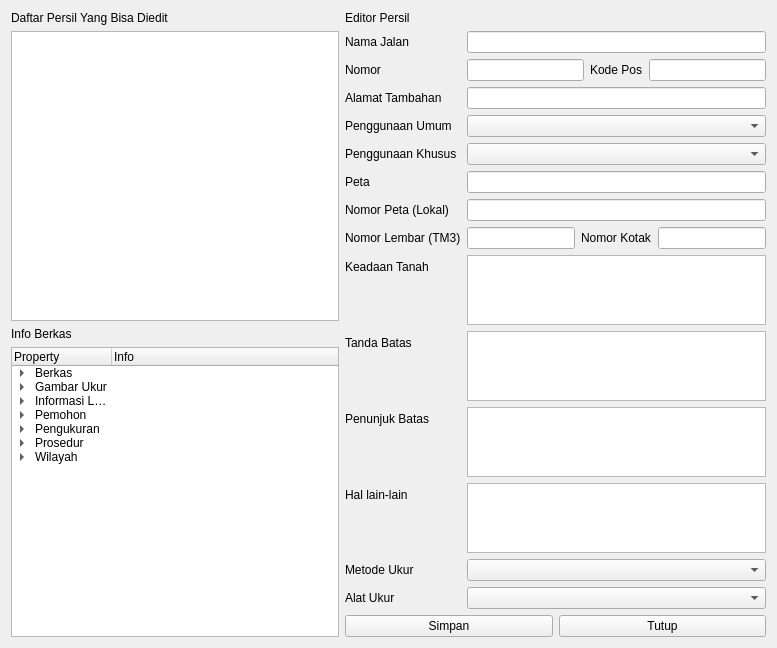
<?xml version="1.0" encoding="UTF-8"?>
<ui version="4.0">
 <class>Form</class>
 <widget class="QWidget" name="Form">
  <property name="geometry">
   <rect>
    <x>0</x>
    <y>0</y>
    <width>777</width>
    <height>640</height>
   </rect>
  </property>
  <property name="windowTitle">
   <string>Form</string>
  </property>
  <layout class="QHBoxLayout" name="horizontalLayout_2">
   <item>
    <layout class="QHBoxLayout" name="horizontalLayout">
     <item>
      <layout class="QVBoxLayout" name="verticalLayout">
       <item>
        <widget class="QLabel" name="label">
         <property name="text">
          <string>Daftar Persil Yang Bisa Diedit</string>
         </property>
        </widget>
       </item>
       <item>
        <widget class="QTableWidget" name="table_daftar_persil">
         <property name="editTriggers">
          <set>QAbstractItemView::NoEditTriggers</set>
         </property>
         <property name="selectionMode">
          <enum>QAbstractItemView::SingleSelection</enum>
         </property>
         <property name="selectionBehavior">
          <enum>QAbstractItemView::SelectRows</enum>
         </property>
        </widget>
       </item>
       <item>
        <widget class="QLabel" name="label_2">
         <property name="text">
          <string>Info Berkas</string>
         </property>
        </widget>
       </item>
       <item>
        <widget class="QTreeWidget" name="tree_info_berkas">
         <property name="sizeAdjustPolicy">
          <enum>QAbstractScrollArea::AdjustIgnored</enum>
         </property>
         <property name="editTriggers">
          <set>QAbstractItemView::NoEditTriggers</set>
         </property>
         <property name="selectionMode">
          <enum>QAbstractItemView::NoSelection</enum>
         </property>
         <property name="textElideMode">
          <enum>Qt::ElideRight</enum>
         </property>
         <property name="wordWrap">
          <bool>false</bool>
         </property>
         <property name="headerHidden">
          <bool>false</bool>
         </property>
         <property name="columnCount">
          <number>2</number>
         </property>
         <attribute name="headerVisible">
          <bool>true</bool>
         </attribute>
         <attribute name="headerCascadingSectionResizes">
          <bool>false</bool>
         </attribute>
         <attribute name="headerHighlightSections">
          <bool>false</bool>
         </attribute>
         <attribute name="headerShowSortIndicator" stdset="0">
          <bool>false</bool>
         </attribute>
         <attribute name="headerStretchLastSection">
          <bool>true</bool>
         </attribute>
         <column>
          <property name="text">
           <string notr="true">Property</string>
          </property>
         </column>
         <column>
          <property name="text">
           <string>Info</string>
          </property>
         </column>
         <item>
          <property name="text">
           <string>Berkas</string>
          </property>
          <item>
           <property name="text">
            <string>Nomor Berkas</string>
           </property>
           <property name="text">
            <string>-</string>
           </property>
          </item>
          <item>
           <property name="text">
            <string>Tahun Berkas</string>
           </property>
           <property name="text">
            <string>-</string>
           </property>
          </item>
         </item>
         <item>
          <property name="text">
           <string>Gambar Ukur</string>
          </property>
          <property name="text">
           <string/>
          </property>
          <item>
           <property name="text">
            <string>Nomor Gambar Ukur</string>
           </property>
           <property name="text">
            <string>-</string>
           </property>
          </item>
         </item>
         <item>
          <property name="text">
           <string>Informasi Lain</string>
          </property>
          <item>
           <property name="text">
            <string>Jumlah Persil Yang Akan Dibuat</string>
           </property>
           <property name="text">
            <string>-</string>
           </property>
          </item>
          <item>
           <property name="text">
            <string>Sistem Koordinat</string>
           </property>
           <property name="text">
            <string>-</string>
           </property>
          </item>
         </item>
         <item>
          <property name="text">
           <string>Pemohon</string>
          </property>
          <item>
           <property name="text">
            <string>Alamat Pemohon</string>
           </property>
           <property name="text">
            <string>-</string>
           </property>
          </item>
          <item>
           <property name="text">
            <string>Nama Pemohon</string>
           </property>
           <property name="text">
            <string>-</string>
           </property>
          </item>
         </item>
         <item>
          <property name="text">
           <string>Pengukuran</string>
          </property>
          <item>
           <property name="text">
            <string>Nip Petugas Ukur</string>
           </property>
           <property name="text">
            <string>-</string>
           </property>
          </item>
          <item>
           <property name="text">
            <string>Petugas Ukur</string>
           </property>
           <property name="text">
            <string>-</string>
           </property>
          </item>
          <item>
           <property name="text">
            <string>Tgl. Mulai Pengukuran</string>
           </property>
           <property name="text">
            <string>-</string>
           </property>
          </item>
          <item>
           <property name="text">
            <string>Tgl. Selesai Pengukuran</string>
           </property>
           <property name="text">
            <string>-</string>
           </property>
          </item>
         </item>
         <item>
          <property name="text">
           <string>Prosedur</string>
          </property>
          <item>
           <property name="text">
            <string>Jenis Prosedur</string>
           </property>
           <property name="text">
            <string>-</string>
           </property>
          </item>
         </item>
         <item>
          <property name="text">
           <string>Wilayah</string>
          </property>
          <item>
           <property name="text">
            <string>Kode Desa</string>
           </property>
           <property name="text">
            <string>-</string>
           </property>
          </item>
          <item>
           <property name="text">
            <string>Nama Desa</string>
           </property>
           <property name="text">
            <string>-</string>
           </property>
          </item>
          <item>
           <property name="text">
            <string>Nama Kabupaten</string>
           </property>
           <property name="text">
            <string>-</string>
           </property>
          </item>
          <item>
           <property name="text">
            <string>Nama Kecamatan</string>
           </property>
           <property name="text">
            <string>-</string>
           </property>
          </item>
          <item>
           <property name="text">
            <string>Nama Propinsi</string>
           </property>
           <property name="text">
            <string>-</string>
           </property>
          </item>
         </item>
        </widget>
       </item>
      </layout>
     </item>
     <item>
      <layout class="QVBoxLayout" name="verticalLayout_2">
       <item>
        <widget class="QLabel" name="label_3">
         <property name="text">
          <string>Editor Persil</string>
         </property>
        </widget>
       </item>
       <item>
        <layout class="QFormLayout" name="formLayout">
         <item row="0" column="0">
          <widget class="QLabel" name="label_4">
           <property name="text">
            <string>Nama Jalan</string>
           </property>
          </widget>
         </item>
         <item row="0" column="1">
          <widget class="QLineEdit" name="input_nama_jalan"/>
         </item>
         <item row="1" column="0">
          <widget class="QLabel" name="label_5">
           <property name="text">
            <string>Nomor</string>
           </property>
          </widget>
         </item>
         <item row="1" column="1">
          <layout class="QHBoxLayout" name="horizontalLayout_3">
           <item>
            <widget class="QLineEdit" name="input_nomor"/>
           </item>
           <item>
            <widget class="QLabel" name="label_6">
             <property name="text">
              <string>Kode Pos</string>
             </property>
            </widget>
           </item>
           <item>
            <widget class="QLineEdit" name="input_kode_pos"/>
           </item>
          </layout>
         </item>
         <item row="2" column="0">
          <widget class="QLabel" name="label_7">
           <property name="text">
            <string>Alamat Tambahan</string>
           </property>
          </widget>
         </item>
         <item row="2" column="1">
          <widget class="QLineEdit" name="input_alamat_tambahan"/>
         </item>
         <item row="3" column="0">
          <widget class="QLabel" name="label_8">
           <property name="text">
            <string>Penggunaan Umum</string>
           </property>
          </widget>
         </item>
         <item row="3" column="1">
          <widget class="QComboBox" name="combo_penggunaan_umum"/>
         </item>
         <item row="4" column="0">
          <widget class="QLabel" name="label_9">
           <property name="text">
            <string>Penggunaan Khusus</string>
           </property>
          </widget>
         </item>
         <item row="4" column="1">
          <widget class="QComboBox" name="combo_penggunaan_khusus"/>
         </item>
         <item row="5" column="0">
          <widget class="QLabel" name="label_10">
           <property name="text">
            <string>Peta</string>
           </property>
          </widget>
         </item>
         <item row="5" column="1">
          <widget class="QLineEdit" name="input_peta"/>
         </item>
         <item row="6" column="0">
          <widget class="QLabel" name="label_11">
           <property name="text">
            <string>Nomor Peta (Lokal)</string>
           </property>
          </widget>
         </item>
         <item row="6" column="1">
          <widget class="QLineEdit" name="input_nomor_peta_lokal"/>
         </item>
         <item row="7" column="0">
          <widget class="QLabel" name="label_12">
           <property name="text">
            <string>Nomor Lembar (TM3)</string>
           </property>
          </widget>
         </item>
         <item row="7" column="1">
          <layout class="QHBoxLayout" name="horizontalLayout_4">
           <item>
            <widget class="QLineEdit" name="input_nomor_lembar"/>
           </item>
           <item>
            <widget class="QLabel" name="label_13">
             <property name="text">
              <string>Nomor Kotak</string>
             </property>
            </widget>
           </item>
           <item>
            <widget class="QLineEdit" name="input_nomor_kotak"/>
           </item>
          </layout>
         </item>
         <item row="8" column="0">
          <widget class="QLabel" name="label_14">
           <property name="text">
            <string>Keadaan Tanah</string>
           </property>
          </widget>
         </item>
         <item row="8" column="1">
          <widget class="QTextEdit" name="input_keadaan_tanah"/>
         </item>
         <item row="9" column="0">
          <widget class="QLabel" name="label_15">
           <property name="text">
            <string>Tanda Batas</string>
           </property>
          </widget>
         </item>
         <item row="9" column="1">
          <widget class="QTextEdit" name="input_tanda_batas"/>
         </item>
         <item row="10" column="0">
          <widget class="QLabel" name="label_16">
           <property name="text">
            <string>Penunjuk Batas</string>
           </property>
          </widget>
         </item>
         <item row="10" column="1">
          <widget class="QTextEdit" name="input_penunjuk_batas"/>
         </item>
         <item row="11" column="0">
          <widget class="QLabel" name="label_17">
           <property name="text">
            <string>Hal lain-lain</string>
           </property>
          </widget>
         </item>
         <item row="11" column="1">
          <widget class="QTextEdit" name="input_hal_lain_lain"/>
         </item>
         <item row="12" column="0">
          <widget class="QLabel" name="label_18">
           <property name="text">
            <string>Metode Ukur</string>
           </property>
          </widget>
         </item>
         <item row="12" column="1">
          <widget class="QComboBox" name="combo_metode_ukur"/>
         </item>
         <item row="13" column="0">
          <widget class="QLabel" name="label_19">
           <property name="text">
            <string>Alat Ukur</string>
           </property>
          </widget>
         </item>
         <item row="13" column="1">
          <widget class="QComboBox" name="combo_alat_ukur"/>
         </item>
        </layout>
       </item>
       <item>
        <layout class="QHBoxLayout" name="horizontalLayout_6">
         <item>
          <widget class="QPushButton" name="btn_simpan">
           <property name="text">
            <string>Simpan</string>
           </property>
          </widget>
         </item>
         <item>
          <widget class="QPushButton" name="btn_tutup">
           <property name="text">
            <string>Tutup</string>
           </property>
          </widget>
         </item>
        </layout>
       </item>
      </layout>
     </item>
    </layout>
   </item>
  </layout>
 </widget>
 <resources/>
 <connections/>
</ui>
